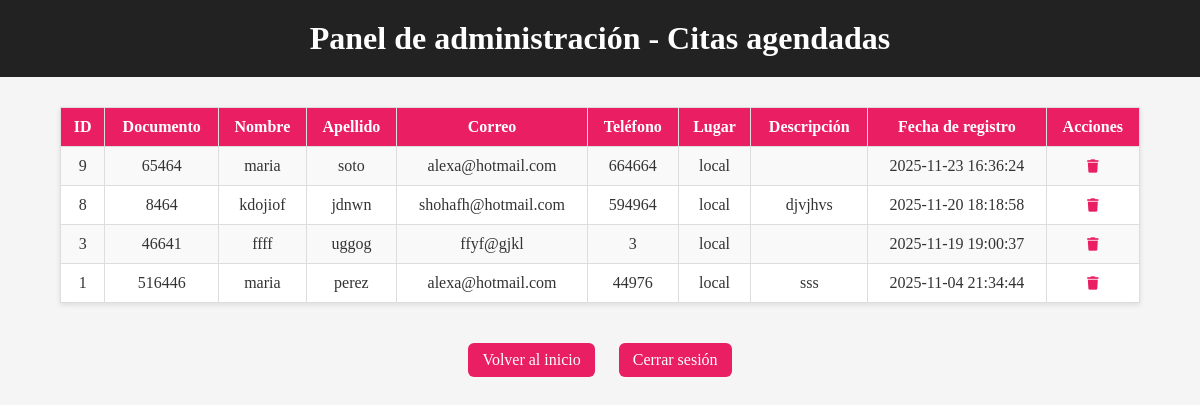
The page /admin.php (signed in) on the database its author committed.
### tables this page shows
CREATE TABLE `citas` (
  `id` int(11) NOT NULL,
  `usuario_id` int(11) DEFAULT NULL,
  `documento` varchar(20) NOT NULL,
  `nombre` varchar(50) NOT NULL,
  `apellido` varchar(50) NOT NULL,
  `correo` varchar(100) NOT NULL,
  `telefono` varchar(20) NOT NULL,
  `lugar` varchar(100) NOT NULL,
  `descripcion` text DEFAULT NULL,
  `fecha_registro` datetime NOT NULL DEFAULT current_timestamp(),
  `servicio` varchar(50) NOT NULL
);

### auth.php (called while the page is built, shortened)
<?php
function e(string $value): string
{
    return htmlspecialchars($value, ENT_QUOTES, 'UTF-8');
}

### admin.php (the view, shortened to what this page needs)
<?php
require_once 'auth.php';
require_once 'conexion.php';
try {
    $sql = 'SELECT * FROM citas ORDER BY fecha_registro DESC';
    $stmt = $conn->prepare($sql);
    $stmt->execute();
    $citas = $stmt->fetchAll(PDO::FETCH_ASSOC);
} catch (PDOException $e) {
    echo 'Error al consultar las citas: ' . e($e->getMessage());
    exit;
}
?>
<!DOCTYPE html>
<html lang="es">
<head>
  <link rel="stylesheet" href="https://cdnjs.cloudflare.com/ajax/libs/font-awesome/6.4.0/css/all.min.css">
  <link rel="stylesheet" href="css/admin.css">
</head>
<body>
  <header>
    <h1>Panel de administración - Citas agendadas</h1>
  </header>
  <table>
    <tr>
      <th>ID</th>
      <th>Documento</th>
      <th>Nombre</th>
      <th>Apellido</th>
      <th>Correo</th>
      <th>Teléfono</th>
      <th>Lugar</th>
      <th>Descripción</th>
      <th>Fecha de registro</th>
      <th>Acciones</th>
    </tr>
    <?php if (count($citas) > 0): ?>
      <?php foreach ($citas as $fila): ?>
        <tr>
          <td><?= e((string) $fila['id']) ?></td>
          <td><?= e((string) $fila['documento']) ?></td>
          <td><?= e((string) $fila['nombre']) ?></td>
          <td><?= e((string) $fila['apellido']) ?></td>
          <td><?= e((string) $fila['correo']) ?></td>
          <td><?= e((string) $fila['telefono']) ?></td>
          <td><?= e((string) $fila['lugar']) ?></td>
          <td><?= e((string) $fila['descripcion']) ?></td>
          <td><?= e((string) $fila['fecha_registro']) ?></td>
          <td class="acciones">
            <form method="POST" action="eliminar_cita.php" onsubmit="return confirm('¿Deseas eliminar esta cita?');">
              <button type="submit" title="Eliminar" class="delete-button">
                <i class="fa-solid fa-trash"></i>
              </button>
            </form>
          </td>
        </tr>
      <?php endforeach; ?>
    <?php else: ?>
      <tr><td colspan="10">No hay citas registradas aún.</td></tr>
    <?php endif; ?>
  </table>
  <div class="acciones-globales">
    <a href="index.php" class="boton">Volver al inicio</a>
    <a href="logout.php" class="boton">Cerrar sesión</a>
  </div>
</body>
</html>

### css/admin.css (style rules this page uses)
body { font-family: Georgia, serif; background: #f5f5f5; color: #333; margin: 0; padding: 0; }
header { background: #222; color: white; padding: 20px; text-align: center; }
h1 { font-family: 'Brush Script MT', cursive; font-size: 32px; margin: 0; }
table { width: 90%; margin: 30px auto; border-collapse: collapse; background: white; box-shadow: 0 2px 5px rgba(0, 0, 0, 0.1); }
th, td { border: 1px solid #ddd; padding: 10px; text-align: center; }
th { background: #e91e63; color: white; }
tr:nth-child(even) { background: #f9f9f9; }
.acciones form { margin: 0; }
.delete-button { color: #e91e63; background: transparent; border: 0; cursor: pointer; }
.boton { display: inline-block; background: #e91e63; color: white; text-decoration: none; padding: 8px 14px; border-radius: 6px; margin: 10px; }
.acciones-globales { text-align: center; margin-bottom: 30px; }

### rows shown on the page
citas: id "9", documento "65464", nombre "maria", apellido "soto", correo "alexa@hotmail.com", telefono "664664", lugar "local", fecha_registro "2025-11-23 16:36:24"
citas: id "8", documento "8464", nombre "kdojiof", apellido "jdnwn", correo "shohafh@hotmail.com", telefono "594964", lugar "local", descripcion "djvjhvs", fecha_registro "2025-11-20 18:18:58"
citas: id "3", documento "46641", nombre "ffff", apellido "uggog", correo "ffyf@gjkl", telefono "3", lugar "local", fecha_registro "2025-11-19 19:00:37"
citas: id "1", documento "516446", nombre "maria", apellido "perez", correo "alexa@hotmail.com", telefono "44976", lugar "local", descripcion "sss", fecha_registro "2025-11-04 21:34:44"
